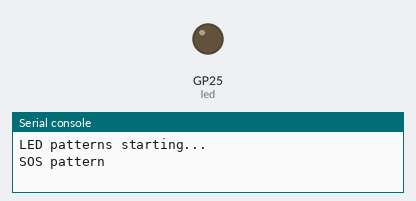
This program was run on a simulated Raspberry Pi Pico running MicroPython. Parts: output pins drawn as LEDs (lit = HIGH), the last lines printed to the serial console.

Above: at 1.2 s.
At 48.0 s:
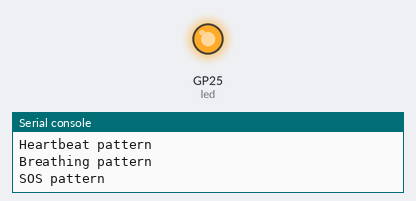
Timing chart, 0 to 49.7 s (numbered marks = the images above):
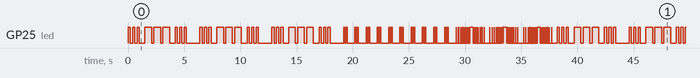

Measured:
- by itself, GP25 (led): moves between LOW and HIGH, repeating every 38.2 s
- by itself, everything shown: repeats every 38.2 s, in 136 steps

The program:

patterns.py
```python
from machine import Pin
from utime import sleep_ms

led = Pin("LED", Pin.OUT)

def sos():
    """SOS pattern in Morse code"""
    # S: three short blinks
    for _ in range(3):
        led.on()
        sleep_ms(200)
        led.off()
        sleep_ms(200)
    sleep_ms(300)  # gap between letters

    # O: three long blinks
    for _ in range(3):
        led.on()
        sleep_ms(600)
        led.off()
        sleep_ms(200)
    sleep_ms(300)  # gap between letters

    # S: three short blinks again
    for _ in range(3):
        led.on()
        sleep_ms(200)
        led.off()
        sleep_ms(200)
    sleep_ms(1000)  # longer pause before repeating

def heartbeat():
    """Simulates a heartbeat pattern"""
    led.on()
    sleep_ms(100)
    led.off()
    sleep_ms(100)
    led.on()
    sleep_ms(100)
    led.off()
    sleep_ms(700)  # pause between beats

def breathe():
    """LED breathing effect simulated with delays"""
    # On Pico W, the onboard LED is tied to GPIO 25 but needs special handling
    # We'll simulate the breathing effect with varying delays instead of PWM

    # Fade in (gradually decreasing off time)
    for i in range(10, 0, -1):
        led.on()
        sleep_ms(10)
        led.off()
        sleep_ms(i * 20)

    # Full brightness
    led.on()
    sleep_ms(300)

    # Fade out (gradually increasing off time)
    for i in range(1, 11):
        led.on()
        sleep_ms(10)
        led.off()
        sleep_ms(i * 20)

    sleep_ms(300)  # pause before next pattern

# Only execute patterns when this file is run directly (not when imported)
if __name__ == "__main__":
    print("LED patterns starting...")
    try:
        while True:
            print("SOS pattern")
            for _ in range(3):
                sos()

            print("Heartbeat pattern")
            for _ in range(10):
                heartbeat()

            print("Breathing pattern")
            for _ in range(3):
                breathe()

    except KeyboardInterrupt:
        led.off()
        print("Pattern stopped.")
```
